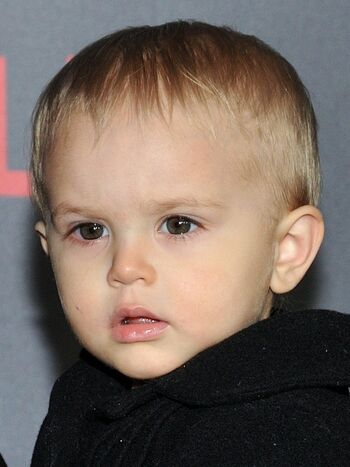
#> input picture Adhisha_Gupta/OpenCV_Tutorial/OpenCV_Haar_Classifier/test.jpg, 350 x 467 px
$ jupyter execute OpenCv_FaceDetection.ipynb
#> lines starting #> are read from the running program, lines starting #| are printed output that depends on the picture; after the words box and inside, x2 and y2 are one past the last pixel; in counts of white or black regions, pixels touching at a corner belong together
# Face Detection using Haar Cascade

Haar Cascade is a pretrained classifies which uses a cascade function trained for both positive and negative images.

[cell 1]
import cv2

[cell 2]
face_cascade = cv2.CascadeClassifier('haarcascade_frontalface_default.xml')

[cell 3]
# Read the input image
img = cv2.imread('test.jpg')
#> img is the input picture: shape (467, 350, 3); mean B, G, R 95.6, 104.3, 118.7

[cell 4]
print(img)
#> (printed output is left out)

[cell 5]
gray = cv2.cvtColor(img, cv2.COLOR_BGR2GRAY)
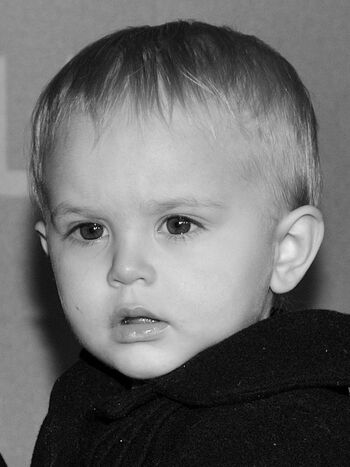
#> gray: shape (467, 350); min 0, max 255, mean 107.6
faces = face_cascade.detectMultiScale(gray, 1.1, 4)
#> faces = [[270, 214, 61, 61], [23, 145, 228, 228]]

# 1.1 is scale factor - It tells us that how much the image size is reduced at each image scale.
# 4 is minNeighbours - Parameter specifying how many neighbours each candidate rectangle should have to retain it.


for (x, y , w ,h) in faces:
    cv2.rectangle(img, (x,y), (x+w, y+h), (255, 0 , 0), 3)
#> this loop made 2 passes
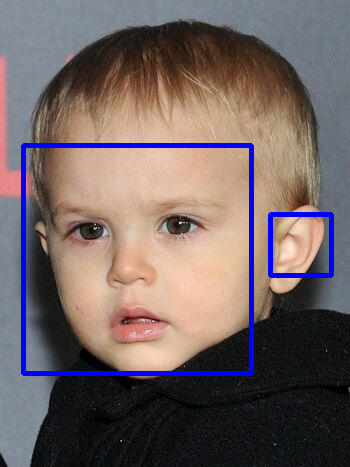
#> img: shape (467, 350, 3); 3.52% of pixels changed, all inside (x1, y1, x2, y2) = (21, 143, 334, 376)

# Display the output
cv2.imshow('img', img)
cv2.waitKey(0)
#> Out = 27
